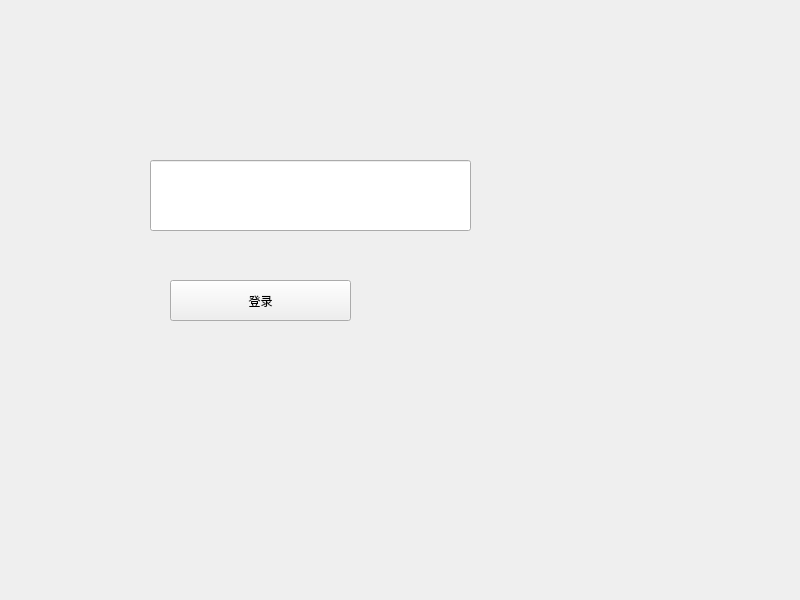
<?xml version="1.0" encoding="UTF-8"?>
<ui version="4.0">
 <class>Widget</class>
 <widget class="QWidget" name="Widget">
  <property name="geometry">
   <rect>
    <x>0</x>
    <y>0</y>
    <width>800</width>
    <height>600</height>
   </rect>
  </property>
  <property name="windowTitle">
   <string>Widget</string>
  </property>
  <widget class="QLineEdit" name="lineEdit">
   <property name="geometry">
    <rect>
     <x>150</x>
     <y>160</y>
     <width>321</width>
     <height>71</height>
    </rect>
   </property>
  </widget>
  <widget class="QPushButton" name="pushButton">
   <property name="geometry">
    <rect>
     <x>170</x>
     <y>280</y>
     <width>181</width>
     <height>41</height>
    </rect>
   </property>
   <property name="text">
    <string>登录</string>
   </property>
  </widget>
 </widget>
 <resources/>
 <connections/>
</ui>
